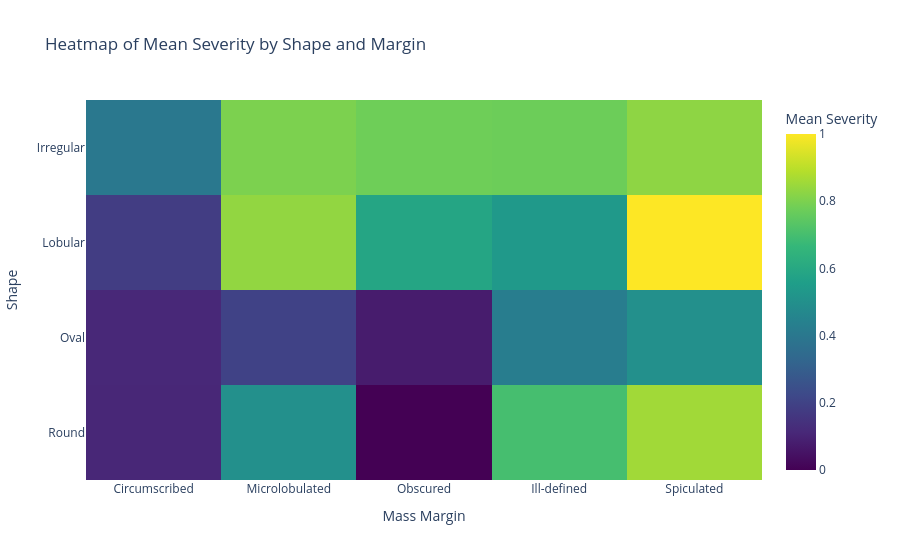

This figure's notebook cell:
### Code cell
import plotly.graph_objects as go

shape_labels = {1: 'Round', 2: 'Oval', 3: 'Lobular', 4: 'Irregular'}
margin_labels = {1: 'Circumscribed', 2: 'Microlobulated', 3: 'Obscured', 4: 'Ill-defined', 5: 'Spiculated'}

grouped_dataheat = mmgData_notnan_filtered.groupby(['Shape', 'Margin'])['Severity'].mean().reset_index(name='mean_severity')

heatmap_data = grouped_dataheat.pivot(index='Shape', columns='Margin', values='mean_severity').fillna(0)

fig = go.Figure(data=go.Heatmap(
    z=heatmap_data.values,
    x=heatmap_data.columns,
    y=heatmap_data.index,
    colorscale='Viridis', 
    colorbar=dict(title='Mean Severity'),
    hoverongaps=False
))

fig.update_layout(
    title='Heatmap of Mean Severity by Shape and Margin',
    xaxis_title='Mass Margin',
    yaxis_title='Shape',
    xaxis=dict(
        tickmode='array',
        tickvals=[1, 2, 3, 4, 5],
        ticktext=[margin_labels[val] for val in [1, 2, 3, 4, 5]]
    ),
    yaxis=dict(
        tickmode='array',
        tickvals=[1, 2, 3, 4],
        ticktext=[shape_labels[val] for val in [1, 2, 3, 4]]
    )
)

# Show the heatmap
fig.show()

### Figure 1 — Plotly figure (JSON) as saved in the notebook; plotly's stock layout.template omitted (floating-point values rounded to 4 significant figures)
{"data": [{"colorbar": {"title": {"text": "Mean Severity"}}, "colorscale": [[0, "#440154"], [0.1111, "#482878"], [0.2222, "#3e4989"], [0.3333, "#31688e"], [0.4444, "#26828e"], [0.5556, "#1f9e89"], [0.6667, "#35b779"], [0.7778, "#6ece58"], [0.8889, "#b5de2b"], [1, "#fde725"]], "hoverongaps": false, "type": "heatmap", "x": [1, 2, 3, 4, 5], "y": [1, 2, 3, 4], "z": [[0.1078, 0.5, 0, 0.7, 0.8571], [0.1111, 0.2, 0.07692, 0.4242, 0.5], [0.1818, 0.8333, 0.5882, 0.5357, 1], [0.4, 0.8, 0.7778, 0.7747, 0.8273]]}], "layout": {"autosize": true, "title": {"text": "Heatmap of Mean Severity by Shape and Margin"}, "xaxis": {"autorange": true, "range": [0.5, 5.5], "tickmode": "array", "ticktext": ["Circumscribed", "Microlobulated", "Obscured", "Ill-defined", "Spiculated"], "tickvals": [1, 2, 3, 4, 5], "title": {"text": "Mass Margin"}, "type": "linear"}, "yaxis": {"autorange": true, "range": [0.5, 4.5], "tickmode": "array", "ticktext": ["Round", "Oval", "Lobular", "Irregular"], "tickvals": [1, 2, 3, 4], "title": {"text": "Shape"}, "type": "linear"}}}
